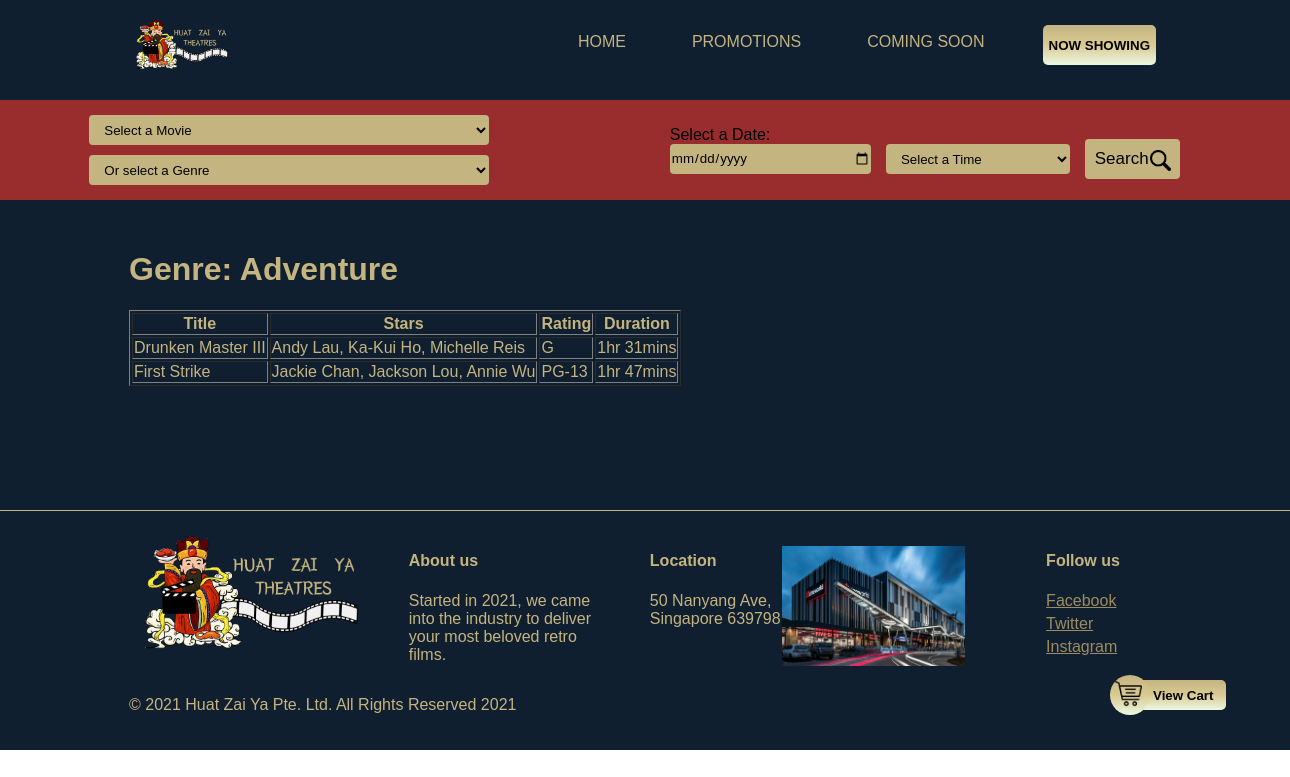
The page /genre.php?genre=2 on the database its author committed.
### tables this page shows
CREATE TABLE IF NOT EXISTS `Genre` (
  `genreID` int(11) NOT NULL AUTO_INCREMENT,
  `genre` varchar(50) NOT NULL,
  PRIMARY KEY (`genreID`)
);

CREATE TABLE IF NOT EXISTS `Movie` (
  `movieID` int(50) NOT NULL AUTO_INCREMENT,
  `movieName` varchar(80) NOT NULL,
  `movieRating` varchar(6) NOT NULL,
  `movieStars` text NOT NULL,
  `movieDetails` text NOT NULL,
  `movieDuration` varchar(10) NOT NULL,
  PRIMARY KEY (`movieID`)
);

### genre.php (the view, shortened to what this page needs)
<!DOCTYPE html>
<html lang="en">
<head>
	<link rel="stylesheet" href="style.php">
</head>
<?php
  @ $db = new mysqli('localhost', 'f32ee', 'f32ee', 'f32ee');
    ?>
<body style="margin:0px;">
	<div class="cart-button" onclick="window.location.href='ViewCart.php'">
		<div class="cart-icon"><img src="assets/cart.png"
				style="align-items: center; vertical-align: middle; justify-content: center;" width="90%">
		</div>
		<button class="cart-text">View Cart</button>
	</div>
	<div id="container">
		<div id="header">
			<div id="navbar">
				<ul class="top-navbar">
					<div class="navbar-links">
						<li style="margin-right: 0;"><button class="cta-button"
								onclick="location.href='now-showing.php'">NOW SHOWING</button>
						</li>
						<li><a href="coming-soon.php">COMING SOON</a></li>
						<li><a href="promotions.php">PROMOTIONS</a></li>
						<li><a href="index.php">HOME</a></li>
					</div>
					<img class="logo-img" src="./assets/logo.png" width="10%"
						onclick="window.location.href='index.php'">
				</ul>
			</div>
			<div id="search-bar-section">
				<div id="search-bar">
					<form method="post" style="width: 100%; height: 100%; display: flex; justify-content: center;
    align-items: center; vertical-align: middle;">
						<div class="search-bar-selection-container-1">
							<select name="movies" class="search-bar-selection-1" id="movies">
								<option value="" disabled selected>&nbsp;&nbsp;&nbsp;Select a Movie</option>
							</select>
							<select name="genre" id="genre" class="search-bar-selection-1">
								<option value="" disabled selected>&nbsp;&nbsp;&nbsp;Or select a Genre</option>
							</select>
						</div>
						<div class="search-bar-selection-container-2">
							<div style="display: inline-flex; flex-direction: column;">
								<label for=" date" class="search-bar-selection-label">Select
									a Date:</label>
								<input type="date" name="Date" id="Date" class="search-bar-selection-2">
							</div>
							<select name="time" id="time" class="search-bar-selection-2">
								<option value="" disabled selected>&nbsp;&nbsp;&nbsp;Select a Time</option>
							</select>
							<input type="reset" value="Search" class="search-bar-button" id="search"
								onclick="myFunction()">
							<img src="assets/search.png" width="4%"
								style="position: relative; transform: translate(-30px, -3px);">
						</div>
					</form>
				</div>
			</div>
		</div>
		<div id="content-section">
			<?php
            $genre = $_GET['genre'];
            $movie8 = "SELECT genre FROM Genre where genreID =".$genre.";";
            $movie8 = $db->query($movie8);
            if ($movie8 ->num_rows >0){
              while ($row = $movie8->fetch_assoc()){
              $moviegenre1 = $row["genre"];
              }}
              echo "<h1>Genre: ".$moviegenre1."</h1>";
            echo "<table border='1'>
            <tr>
            <th>Title</th>
			<th>Stars</th>
            <th>Rating</th>
            <th>Duration</th>";
            $movie = 'select Movie.movieName, Movie.movieRating, Movie.movieStars, Movie.movieDuration from Movie inner join Movie_genre on Movie.movieID = Movie_genre.movieID inner join Genre on Movie_genre.genreID = Genre.genreID where Genre.genreID ='.$genre.';';
            $movie = $db->query($movie);
            if ($movie ->num_rows >0){
            while ($row = $movie->fetch_assoc()){
             echo "<tr>";
             echo"<td>".$row["movieName"]."</td>";
             echo"<td>".$row["movieStars"]."</td>";
             echo"<td>".$row["movieRating"]."</td>";
             echo"<td>".$row["movieDuration"]."</td>";
             echo"</tr>";
            }}
            else{
				echo"</table>";
                echo"No match found";
            }
            echo"</table>";
?>
		</div>
		<footer id="footer">
			<div style="display: flex;">
				<img src=" assets/logo.png" height="120px">
				<div style="width: 100%; display: flex;justify-content: space-evenly;">
					<div style="flex-direction: column;">
						<h4>
							About us
						</h4>
						<p style="width: 200px;">Started in 2021, we came into the industry to deliver your most
							beloved
							retro films.
						</p>
					</div>
					<div style="flex-direction: column;">
						<h4>
							Location
						</h4>
						<p>
							50 Nanyang Ave,<br>Singapore 639798
						</p>
					</div>
					<img src=" assets/location.jpg" height="120px" style="transform: translate(-40px,15px);">
					<div style="flex-direction: column;">
						<h4>
							Follow us
						</h4>
						<ul>
							<li>
								<a href="www.facebook.com">Facebook</a>
							</li>
							<li>
								<a href="www.twitter.com">Twitter</a>
							</li>
							<li>
								<a href="www.instagram.com">Instagram</a>
							</li>
						</ul>
					</div>
				</div>
			</div>
			<p>© 2021 Huat Zai Ya Pte. Ltd. All Rights
				Reserved 2021
			</p>
		</footer>
</body>
</html>

### rows shown on the page
genre: genre "Adventure"
movie: movieName "Drunken Master III", movieStars "Andy Lau, Ka-Kui Ho, Michelle Reis", movieRating "G", movieDuration "1hr 31mins"
movie: movieName "First Strike", movieStars "Jackie Chan, Jackson Lou, Annie Wu", movieRating "PG-13", movieDuration "1hr 47mins"
